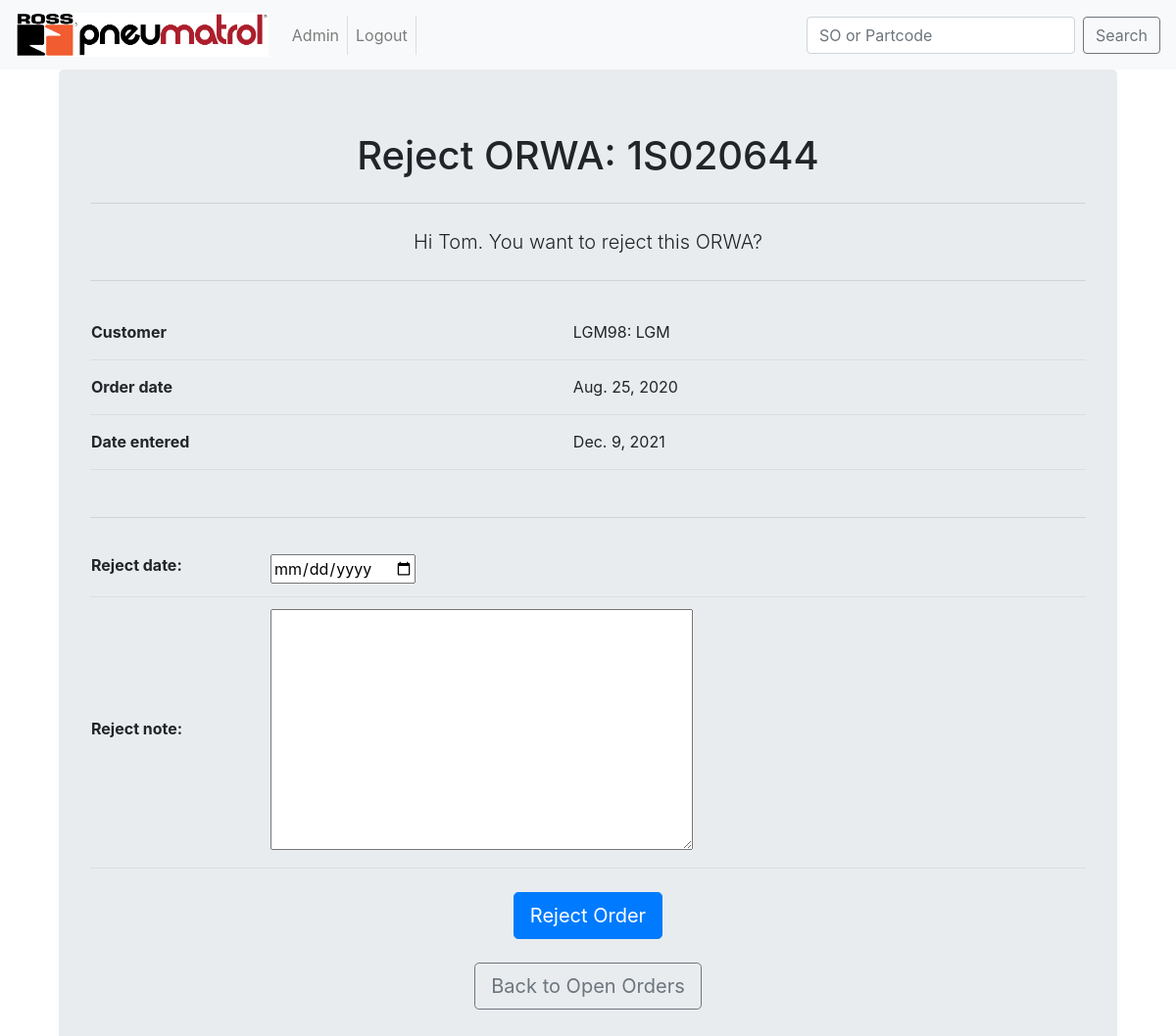
Screenshot of /ORWAapp/home/reject/1S020644 (signed in) with the database file from the repository.
### ORWAapp/models.py (models this page shows)
class SalesOrder(models.Model):
	order_number = models.CharField(max_length = 8,
									unique = True,
									help_text = "1S###### or SAMP####",
									validators =[MinLengthValidator(8, message="Order number is too short")],
									)
	customer = models.ForeignKey(Customers,on_delete = models.CASCADE)
	entered_date = models.DateField(null = True, blank = True)
	order_date = models.DateField(help_text = "date on the paperwork")
	issue_date = models.DateField(null = True, blank = True)
	ORWA_lines = models.IntegerField(null = False,
									default=1,
									help_text= "number of lines that are an ORWA",
									validators=[MinValueValidator(1, message = "less that 1 line at ORWA")],
									)
	reject_user = models.ForeignKey(User,
									on_delete = models.CASCADE,
									related_name='rejected_by',
									null=True,
									blank=True,
									)
	reject_date = models.DateField(null = True, blank = True)
	reject_note = models.TextField(max_length = 200,
								 	blank = True,
								 	)
	notes = models.TextField(blank = True)
	paperwork = models.FileField(upload_to = update_filename,
									blank = False,
									)
	completed_paperwork = models.FileField(upload_to = update_filename_complete,
									blank = True,
									)
	allocated_to = models.ForeignKey(User,
									on_delete = models.CASCADE,
									null = True,
									blank = True,
									)
	class Meta:
		verbose_name_plural = "SalesOrders"
	def __str__(self):
	    return self.order_number

class Customers(models.Model):
	full_name = models.CharField(max_length=200,
								help_text='Customer Name',
								)
	account_name = models.CharField(max_length=6,
								unique=True,
								help_text='Account ref',
								)
	short_name = models.CharField(max_length=50,
								blank=True,
								null=True,
								)
	def __str__(self):
		return "%s: %s" % (self.account_name, self.short_name)
	class Meta:
		verbose_name_plural = "Customer"

### ORWAapp/views.py (the view)
# urls.py: path('home/reject/<order>', views.Reject, name='Reject'),
def Reject(request, order):
    od = SalesOrder.objects.get(order_number = order)
    print(od)
    info = SalesOrder.objects.get(pk=od.id)
    print(info.id)
    od = get_object_or_404(SalesOrder, pk=info.id)
    user = request.user.first_name
    added = False
    if request.method == "POST":
        reject_form = RejectForm(data = request.POST, instance = od)
        if reject_form.is_valid():
            new = reject_form.save(commit = False)
            new.reject_user = request.user
            new.save()
            added = True
            print("Rejected")
        else:
            print(reject_form.errors)
    else:
        reject_form= RejectForm()
    context = {
    'RejectForm':RejectForm,
    'info':info,
    'insert_me':user,
    'od': od,
    'added':added,
    }
    return render(request, 'ORWAapp/home/Rejection.html', context)

### templates/ORWAapp/home/Rejection.html (shortened to what this page needs)
<!DOCTYPE html>
{% extends "base.html" %}
    {% block body_block %}
        <div class="container">
            <div class="jumbotron">
            <center>
                <h1>Reject ORWA: {{ od.order_number }}</h1>
                    <hr class="my-4">
                <p class="lead">Hi {{ insert_me }}. You want to reject this ORWA?</p>
                    <hr class="my-4">
                {% if added %}
                    <h2> {{ insert_me }}, You have sucsessfully rejected the order {{ od.order_number }} </h2>
                    <br>
                    <h3> To go back click here </h3>
                    <a class="btn btn-primary btn-lg" href="{% url 'ORWAapp:OpenOrders' %}" role="button">Back to Open Orders</a>
                {% else %}
                    <table>
                        <tr>
                            <th>Customer</th>
                            <td>{{ od.customer }}</td>
                        </tr>
                        <tr>
                            <th>Order date</th>
                            <td>{{ od.order_date }}</td>
                        </tr>
                        <tr>
                            <th>Date entered</th>
                            <td>{{ od.entered_date }}</td>
                        </tr>
                    </table>
                <br>
                    <hr class="my-4">
                        <form enctype="multipart/form-data" class="" method="POST">
                            <table id="Add parts">
                                {{ RejectForm.as_table }}
                            </table>
                        <br>
                        <input type="submit" class = "btn btn-primary btn-lg" name="" value="Reject Order">
                    </form  >
                    <br>
                {% endif %}
                </center>
{% endblock %}

### ORWAapp/static/css/mystyle.css (style rules this page uses)
table { width:100%; font-size: 16px; }
td, th { height: 56px; padding-top: 12px; padding-bottom: 12px; border-bottom: 1px solid #ddd; text-align:left; }

### rows the page displays
SalesOrder: order_number "1S020644", customer "LGM98: LGM", order_date "Aug. 25, 2020", entered_date "Dec. 9, 2021"

### other values shown
{{ insert_me }} "Tom"
